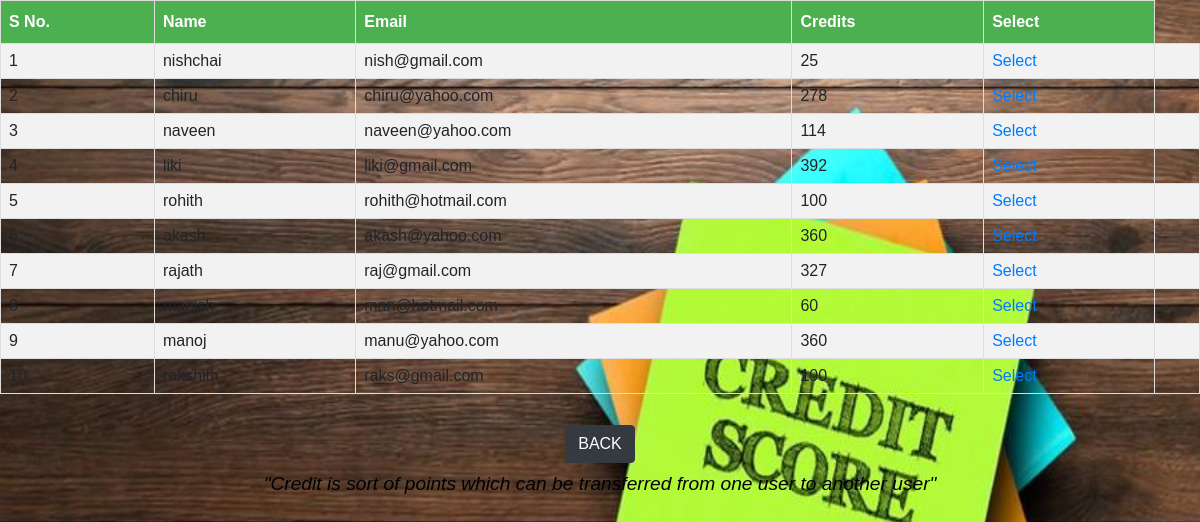
The page /users.php on the database its author committed.
### tables this page shows
CREATE TABLE `users` (
  `name` varchar(20) NOT NULL,
  `email` varchar(100) NOT NULL,
  `credit` int(200) NOT NULL
);

### users.php (the view, shortened to what this page needs)
<?php
    require_once('db_connect.php');
    $query = "select * from users";
    $result = mysqli_query($link,$query);
?>
<html>
	<head>
        <link rel="stylesheet" href="https://stackpath.bootstrapcdn.com/bootstrap/4.5.0/css/bootstrap.min.css">
</head>
    <body>
    	<div class ="added">
    	<center>
        <table id="users">
		<tr>
                    <th>S No.</th>
    		    <th>Name</th>
    		    <th>Email</th>
    		    <th>Credits</th>
		    <th>Select</th>
		</tr>
            <?php
                $i=1;
                while($row = mysqli_fetch_array($result)) {
                    echo "<tr>";
                    echo "<td>" . $i . "</td>";
                    echo "<td>" . $row["name"] . "</td>";
                    echo "<td>" . $row["email"] . "</td>";
                    echo "<td>" . $row["credit"] . "</td>";
                    echo "<td><a href=transfer.php?name=" . $row['name'] . ">Select</a><td>";
                    echo "</tr>";
                    ++$i;
                }
            ?>
     </table>
    <a href="index.php" class="btn btn-accent btn-small" id="left"><button type="button" class="btn btn-dark">BACK</button></a>
    <footer>
    	<i><big>
        <p>"Credit is sort of points which can be transferred from one user to another user"</p>
    </big></i>
    </footer>
   </center>
   </body>
</html>

### users.php (style rules this page uses)
#users { font-family: "Trebuchet MS", Arial, Helvetica, sans-serif; border-collapse: collapse; width: 100%; }
#users td, #users th { border: 1px solid #ddd; padding: 8px; }
#users tr:nth-child(even) { background-color: #f2f2f2; }
#users th { padding-top: 12px; padding-bottom: 12px; text-align: left; background-color: #4CAF50; color: white; }
body { background-image: url(cn.jpg); background-repeat: no-repeat; background-size: 100% 100%; background-position: center; height: 100vh; font-family: Arial, Helvetica, sans-serif; }
.added { color: black; }

### rows shown on the page
users: name "nishchai", email "nish@gmail.com", credit "25"
users: name "chiru", email "chiru@yahoo.com", credit "278"
users: name "naveen", email "naveen@yahoo.com", credit "114"
users: name "liki", email "liki@gmail.com", credit "392"
users: name "rohith", email "rohith@hotmail.com", credit "100"
users: name "akash", email "akash@yahoo.com", credit "360"
users: name "rajath", email "raj@gmail.com", credit "327"
users: name "manish", email "man@hotmail.com", credit "60"
users: name "manoj", email "manu@yahoo.com", credit "360"
users: name "rakshith", email "raks@gmail.com", credit "100"
